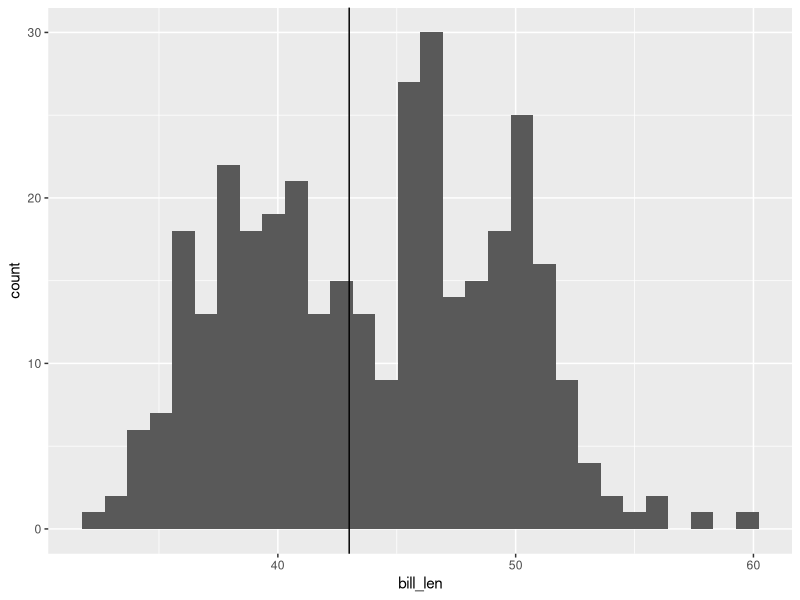

The R script that drew this image:
## ---- chunk 1
#| label: setup
#| message: false

library(tidyverse)
## ---- chunk 2
#| label: sample mean
mean(penguins$bill_len, 
     na.rm = TRUE)
## ---- chunk 3
#| label: rough hist
penguins %>% 
  ggplot(aes(x = bill_len)) + 
  geom_histogram() + 
  geom_vline(xintercept = 43) 
## ---- chunk 4
#| label: t-test

t.test(penguins$bill_len, #data
       mu = 43) #null hypothesis
